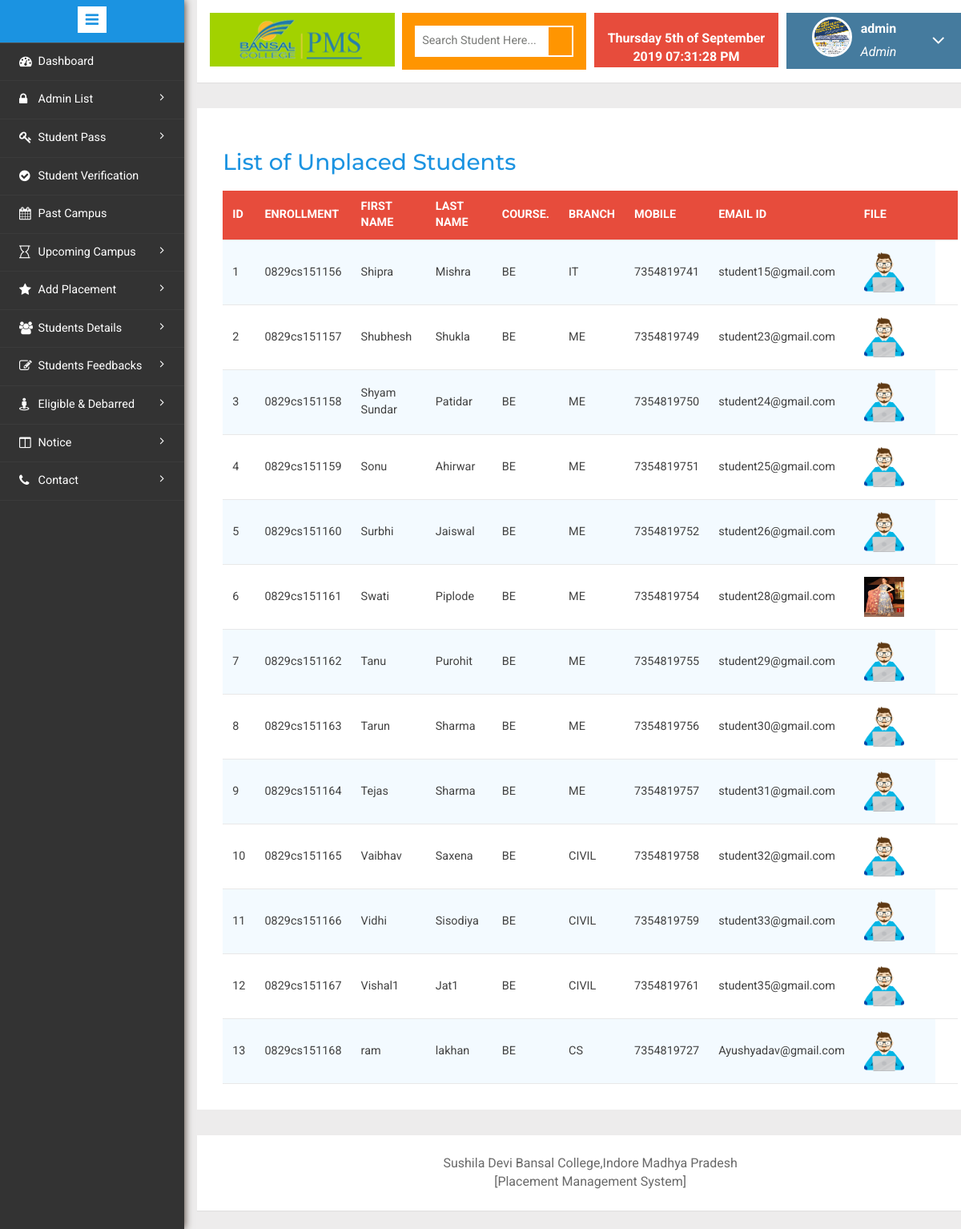
Page /unplacedstudents.php (signed in) on the committed database.
### tables this page shows
CREATE TABLE `usertbl` (
  `uid` int(11) NOT NULL AUTO_INCREMENT,
  `fname` varchar(50) NOT NULL,
  `lname` varchar(50) NOT NULL,
  `gender` varchar(20) NOT NULL,
  `blood` varchar(20) NOT NULL,
  `email` varchar(50) NOT NULL,
  `phone` varchar(20) NOT NULL,
  `mobile` varchar(20) NOT NULL,
  `password` varchar(50) NOT NULL,
  `cpassword` varchar(50) NOT NULL,
  `dob` date NOT NULL,
  `address` varchar(50) NOT NULL,
  `deptname` varchar(50) NOT NULL,
  `catname` varchar(50) NOT NULL,
  `file` varchar(50) NOT NULL,
  `status` tinyint(1) NOT NULL,
  PRIMARY KEY (`uid`)
);

CREATE TABLE `studenttbl` (
  `stid` int(20) NOT NULL AUTO_INCREMENT,
  `s_roll` varchar(255) NOT NULL,
  `fname` varchar(255) DEFAULT NULL,
  `lname` varchar(255) DEFAULT NULL,
  `gender` varchar(11) DEFAULT NULL,
  `10th` int(11) DEFAULT NULL,
  `12th` int(11) DEFAULT NULL,
  `backlog` int(11) DEFAULT NULL,
  `ug` int(11) DEFAULT NULL,
  `pyear` int(11) DEFAULT NULL,
  `branch` varchar(255) DEFAULT NULL,
  `course` varchar(255) DEFAULT NULL,
  `password` varchar(50) DEFAULT 'TPM@2019',
  `college` varchar(255) DEFAULT NULL,
  `email` varchar(255) DEFAULT NULL,
  `mobile_1` varchar(20) DEFAULT NULL,
  `address1` varchar(255) DEFAULT NULL,
  `dob` varchar(255) DEFAULT '',
  `file` varchar(55) DEFAULT '67766.png',
  `status` int(20) DEFAULT '0',
  `debarred` int(20) DEFAULT '1',
  `verified` int(20) DEFAULT '0',
  `block` int(20) DEFAULT '0',
  `rdate` date DEFAULT NULL,
  PRIMARY KEY (`stid`,`s_roll`)
);

### checkuser.php (called while the page is built, shortened)
<?php
$user_check= $_SESSION["userid"];
$ses_sql=mysql_query("select * from usertbl where uid = '$user_check'");
$row = mysql_fetch_assoc($ses_sql);
$my_fname =$row['fname'];
$my_file=$row['file'];
?>

### unplacedstudents.php (the view, shortened to what this page needs)
<!DOCTYPE HTML>
<html>
<head>
</head>
<body>
<div class="page-container">
<div class="left-content">
<div class="mother-grid-inner">
<?php
if($_SESSION["userid"]==true)
{
include("header.php"); ?>
<?php
$sql="SELECT * from studenttbl where status='0' and verified='1'";
$result = mysql_query($sql);
?>
<div class="agile-grids">
<div class="agile-tables">
<div class="w3l-table-info">
<h2>List of Unplaced Students</h2>
<table width="100%" id="table">
<thead>
<tr>
               <th align="left">Id</th>
               <th align="left">Enrollment</th>
			   <th align="left">First Name</th>
			   <th align="left">Last Name</th>
               <th align="left">Course.</th>
                <th align="left">Branch</th>
			   <th align="left">Mobile</th>
               <th align="left">Email Id</th>
			   <th align="left">File</th>
               <th align="left">&nbsp;</th>
                 <th align="left">&nbsp;</th>
</tr>
</thead>
<tbody>
<?php
$count=1;
while($rows=mysql_fetch_array($result))
{
	extract($rows);
	?>
    <tr>
    <td height="81"><?php echo $count;?></td>
     <td><?php echo $rows['s_roll'];?></td>
    <td><?php echo $rows['fname'];?></td>
	<td><?php echo $rows['lname'];?> </td>
    <td><?php echo $rows['course'];?></td>
	<td><?php echo $rows['branch'];?></td>
    <td><?php echo $rows['mobile_1'];?></td>
    <td><?php echo $rows['email'];?></td>
	<td><?php echo($rows['file']!=NULL)?'<img src="uploaded/'.$rows['file'].'" width="50" height="50">' :'' ;?></td>
	<td align="left">&nbsp;</td>
    </tr>
<?php
$count++;
 }?>
</tbody>
</table>
</div>
</div>
</div>
<?php include("footer.php"); ?>
	<?php include("sidebar.php"); ?>
	<?php }
else
	header('location:login.php');
?>
</body>
</html>html>

### header.php (shortened to what this page needs)
<!DOCTYPE HTML>
<html>
<head>
<link href="css/bootstrap.min.css" rel='stylesheet' type='text/css' />
<link href="css/style.css" rel='stylesheet' type='text/css' />
<link rel="stylesheet" href="css/morris.css" type="text/css"/>
<link href="css/font-awesome.css" rel="stylesheet">
<link rel="stylesheet" href="https://use.fontawesome.com/releases/v5.0.8/css/all.css">
<link rel="stylesheet" href="css/jquery-ui.css">
<link rel="stylesheet" href="css/icon-font.min.css" type='text/css' />
<link rel="stylesheet" href="css/table-style.css" type='text/css' />
</head>
<body>
<?php include("checkuser.php"); ?>
				<div class="header-main">
					<div class="logo-w3-agile">
								<img src="uploaded/logo.png" alt="Smiley face" height="61" width="163">
							</div>
					<div class="w3layouts-left">
								<div class="w3-search-box">
									<form action="search.php" method="GET">
										<input type="text" placeholder="Search Student Here..." name="name" required>
										<input type="submit" value="">
									</form>
								</div>
						 </div>
						 <div class="w3layouts-right">
							<div class="profile_details_left">
								<b><font color="white"><?php  date_default_timezone_set( "Asia/Kolkata");
								echo date("l jS \of F Y h:i:s A"); ?></font></b><br>
							</div>
						</div>
						<div class="profile_details w3l">
								<ul>
									<li class="dropdown profile_details_drop">
										<a href="#" class="dropdown-toggle" data-toggle="dropdown" aria-expanded="false">
											<div class="profile_img">
												<span class="prfil-img"><?php echo($my_file!=NULL)?'<img src="uploaded/'.$my_file.'" >' :'' ;?> </span>
												<div class="user-name">
													<p><?php echo $my_fname;?></p>
													<span>Admin</span>
												</div>
												<i class="fa fa-angle-down"></i>
												<div class="clearfix"></div>
											</div>
										</a>
									</li>
								</ul>
							</div>
				</div>
			</body>
</body>
</html>

### css/table-style.css (style rules this page uses)
table { background: white; border-collapse: collapse; margin: 1.25em 0 0; width: 100%; }
table tr, table th, table td { border: none; border-bottom: 1px solid #e8e8e8; font-size: .95em; }
table th, table td { padding: 10px 12px; text-align: left; }
table th { background: #e74c3c; color: #fff; text-transform: uppercase; }
table tr td { background: #f3faff; color: #424242; }
table tr:nth-of-type(2n+2) td { background: #ffffff; }
table { width: 100%; }

### rows in the picture
usertbl: file (picture), fname "admin"
studenttbl: s_roll "0829cs151156", fname "Shipra", lname "Mishra", course "BE", branch "IT", mobile_1 "7354819741", email "student15@gmail.com", file (picture)
studenttbl: s_roll "0829cs151157", fname "Shubhesh", lname "Shukla", course "BE", branch "ME", mobile_1 "7354819749", email "student23@gmail.com", file (picture)
studenttbl: s_roll "0829cs151158", fname "Shyam Sundar", lname "Patidar", course "BE", branch "ME", mobile_1 "7354819750", email "student24@gmail.com", file (picture)
studenttbl: s_roll "0829cs151159", fname "Sonu", lname "Ahirwar", course "BE", branch "ME", mobile_1 "7354819751", email "student25@gmail.com", file (picture)
studenttbl: s_roll "0829cs151160", fname "Surbhi", lname "Jaiswal", course "BE", branch "ME", mobile_1 "7354819752", email "student26@gmail.com", file (picture)
studenttbl: s_roll "0829cs151161", fname "Swati", lname "Piplode", course "BE", branch "ME", mobile_1 "7354819754", email "student28@gmail.com", file (picture)
studenttbl: s_roll "0829cs151162", fname "Tanu", lname "Purohit", course "BE", branch "ME", mobile_1 "7354819755", email "student29@gmail.com", file (picture)
studenttbl: s_roll "0829cs151163", fname "Tarun", lname "Sharma", course "BE", branch "ME", mobile_1 "7354819756", email "student30@gmail.com", file (picture)
studenttbl: s_roll "0829cs151164", fname "Tejas", lname "Sharma", course "BE", branch "ME", mobile_1 "7354819757", email "student31@gmail.com", file (picture)
studenttbl: s_roll "0829cs151165", fname "Vaibhav", lname "Saxena", course "BE", branch "CIVIL", mobile_1 "7354819758", email "student32@gmail.com", file (picture)
studenttbl: s_roll "0829cs151166", fname "Vidhi", lname "Sisodiya", course "BE", branch "CIVIL", mobile_1 "7354819759", email "student33@gmail.com", file (picture)
studenttbl: s_roll "0829cs151167", fname "Vishal1", lname "Jat1", course "BE", branch "CIVIL", mobile_1 "7354819761", email "student35@gmail.com", file (picture)
studenttbl: s_roll "0829cs151168", fname "ram", lname "lakhan", course "BE", branch "CS", mobile_1 "7354819727", email "Ayushyadav@gmail.com", file (picture)
